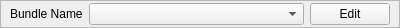
<?xml version="1.0" encoding="UTF-8"?>
<ui version="4.0">
 <class>TBundleFrame</class>
 <widget class="QFrame" name="TBundleFrame">
  <property name="geometry">
   <rect>
    <x>0</x>
    <y>0</y>
    <width>400</width>
    <height>28</height>
   </rect>
  </property>
  <property name="sizePolicy">
   <sizepolicy hsizetype="Preferred" vsizetype="Preferred">
    <horstretch>0</horstretch>
    <verstretch>0</verstretch>
   </sizepolicy>
  </property>
  <property name="windowTitle">
   <string>Frame</string>
  </property>
  <property name="frameShape">
   <enum>QFrame::StyledPanel</enum>
  </property>
  <property name="frameShadow">
   <enum>QFrame::Raised</enum>
  </property>
  <layout class="QHBoxLayout" name="horizontalLayout">
   <property name="leftMargin">
    <number>9</number>
   </property>
   <property name="topMargin">
    <number>2</number>
   </property>
   <property name="rightMargin">
    <number>9</number>
   </property>
   <property name="bottomMargin">
    <number>2</number>
   </property>
   <item>
    <widget class="QLabel" name="BundleNameLabel">
     <property name="text">
      <string>Bundle Name</string>
     </property>
    </widget>
   </item>
   <item>
    <widget class="QComboBox" name="BundleSection">
     <property name="sizePolicy">
      <sizepolicy hsizetype="Expanding" vsizetype="Fixed">
       <horstretch>0</horstretch>
       <verstretch>0</verstretch>
      </sizepolicy>
     </property>
     <property name="sizeAdjustPolicy">
      <enum>QComboBox::AdjustToContents</enum>
     </property>
    </widget>
   </item>
   <item>
    <widget class="QPushButton" name="BundleEdit">
     <property name="text">
      <string>Edit</string>
     </property>
    </widget>
   </item>
  </layout>
 </widget>
 <resources/>
 <connections/>
</ui>
